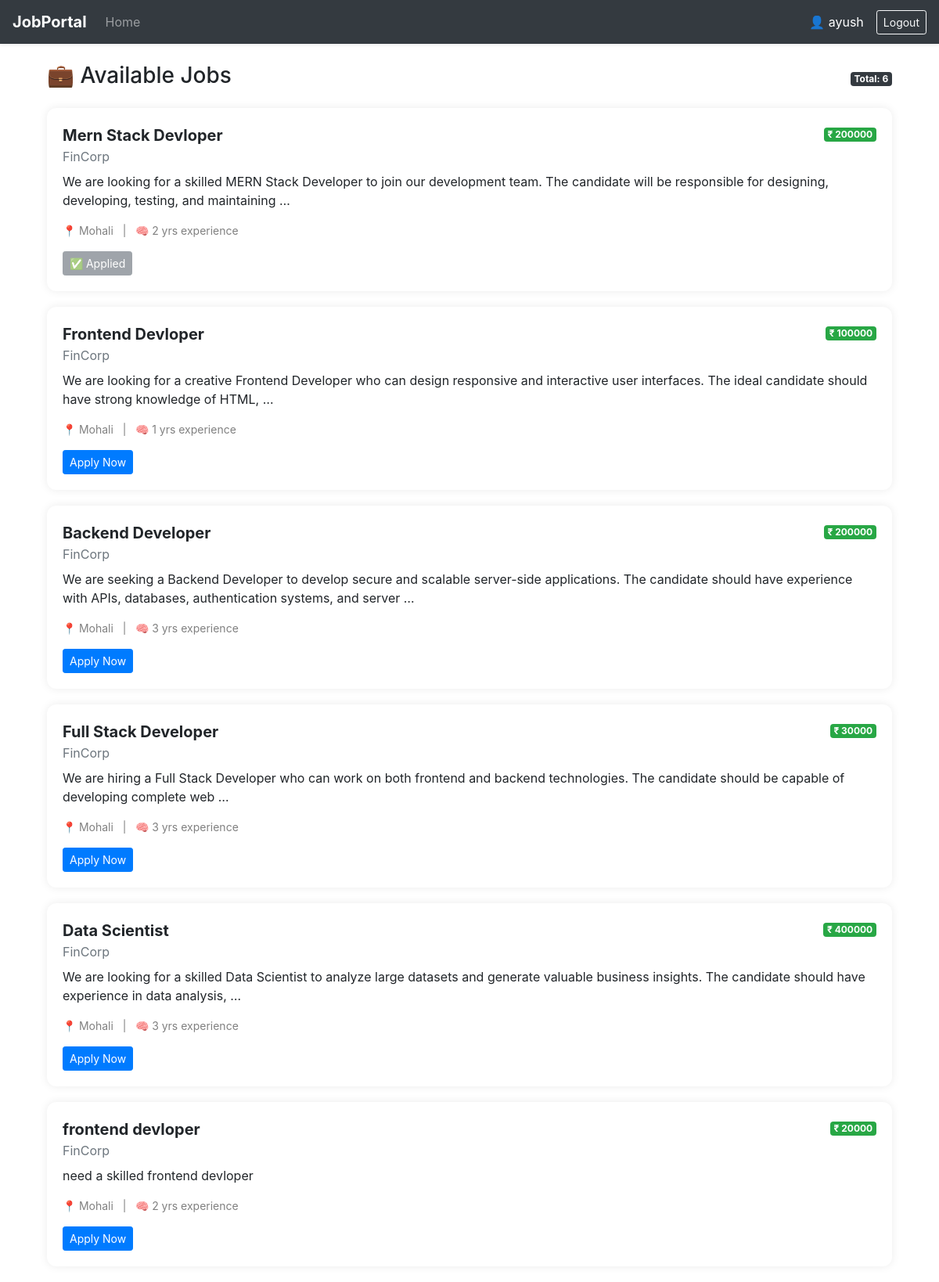
The page /jobs/ (signed in) on the database its author committed.
### JobPortal/models.py (models this page shows, shortened)
class Job(models.Model):
    company = models.ForeignKey(Company, on_delete=models.CASCADE)
    title = models.CharField(max_length=200)
    description = models.TextField()
    salary = models.IntegerField()
    experience_required = models.IntegerField()
    created_at = models.DateTimeField(auto_now_add=True)

class Company(models.Model):
    user = models.OneToOneField(User, on_delete=models.CASCADE)
    name = models.CharField(max_length=200)
    location = models.CharField(max_length=200, default="Unknown")   # ✅ added default
    description = models.TextField(default="No description")         # ✅ added default

### JobPortal/views.py (the view)
# urls.py: 2. Add a URL to urlpatterns:  path('', views.home, name='home')
def home(request):
    if request.user.is_authenticated:
        profile = Profile.objects.filter(user=request.user).first()
        if profile and profile.role == 'HR':
            applications = Application.objects.filter(
                job__company__user=request.user
            ).select_related('job', 'job__company')
            return render(request, 'hr.html', {'applications': applications})
        jobs = Job.objects.select_related('company').all()
        applied_jobs = Application.objects.filter(user=request.user)\
                                        .values_list('job_id', flat=True)
        return render(request, 'Jobseeker.html', {
            'jobs': jobs,
            'applied_jobs': applied_jobs
        })
    jobs = Job.objects.select_related('company').all()
    return render(request, 'Jobseeker.html', {
        'jobs': jobs,
        'applied_jobs': []
    })

### JobPortal/templates/Jobseeker.html (shortened to what this page needs)
{% extends 'main.html' %}
{% load static %}
{% block content %}
<div class="container mt-4">
    <div class="d-flex justify-content-between align-items-center mb-3">
        <h3>💼 Available Jobs</h3>
        <span class="badge badge-dark">
            Total: {{ jobs|length }}
        </span>
    </div>
    {% if jobs %}
        {% for j in jobs %}
        <div class="job-card">
            <div class="d-flex justify-content-between">
                <div>
                    <div class="job-title">{{ j.title }}</div>
                    <div class="text-muted">{{ j.company.name }}</div>
                </div>
                <div>
                    <span class="badge badge-success">₹ {{ j.salary }}</span>
                </div>
            </div>
            <p class="mt-2">
                {{ j.description|truncatewords:25 }}
            </p>
            <div class="job-meta mb-3">
                📍 {{ j.company.location }} &nbsp; | &nbsp;
                🧠 {{ j.experience_required }} yrs experience
            </div>
            {% if user.is_authenticated %}
                {% if j.id in applied_jobs %}
                    <button class="btn btn-secondary btn-sm" disabled>
                        ✅ Applied
                    </button>
                {% else %}
                    <a href="{% url 'apply' j.id %}" class="btn btn-primary btn-sm">
                        Apply Now
                    </a>
                {% endif %}
            {% else %}
                <a href="{% url 'login' %}" class="btn btn-warning btn-sm">
                    Login to Apply
                </a>
            {% endif %}
        </div>
        {% endfor %}
    {% else %}
        <div class="alert alert-info text-center">
            No jobs available right now.
        </div>
    {% endif %}
</div>
{% endblock %}

### JobPortal/templates/navbar.html (shortened to what this page needs)
{% load static %}
<nav class="navbar navbar-expand-lg navbar-dark bg-dark shadow-sm">
    <a class="navbar-brand font-weight-bold" href="{% url 'landing' %}">
        JobPortal
    </a>
    <div class="collapse navbar-collapse" id="navbarContent">
        <ul class="navbar-nav mr-auto">
            <li class="nav-item">
                <a class="nav-link" href="{% url 'landing' %}">Home</a>
            </li>
        </ul>
        <ul class="navbar-nav ml-auto align-items-center">
            {% if request.user.is_authenticated %}
                <li class="nav-item mr-3">
                    <span class="text-white">
                        👤 {{ request.user.username }}
                    </span>
                </li>
                <li class="nav-item">
                    <a class="btn btn-outline-light btn-sm" href="{% url 'logout' %}">
                        Logout
                    </a>
                </li>
            {% endif %}
        </ul>
    </div>
</nav>

### JobPortal/templates/Jobseeker.html (style rules this page uses)
.job-card { border-radius: 12px; padding: 20px; margin-bottom: 20px; box-shadow: 0 0 12px rgba(0,0,0,0.08); background: #fff; transition: 0.2s; }
.job-title { font-size: 20px; font-weight: bold; }
.job-meta { font-size: 14px; color: gray; }

### rows shown on the page
Job: title "Mern Stack Devloper", company.name "FinCorp", salary "200000", description "We are looking for a skilled MERN Stack Developer to join our development team. The candidate will be responsible for designing, developing, testing, and maintaining …", company.location "Mohali", experience_required "2", shows "✅ Applied"
Job: title "Frontend Devloper", company.name "FinCorp", salary "100000", description "We are looking for a creative Frontend Developer who can design responsive and interactive user interfaces. The ideal candidate should have strong knowledge of HTML, …", company.location "Mohali", experience_required "1", shows "Apply Now"
Job: title "Backend Developer", company.name "FinCorp", salary "200000", description "We are seeking a Backend Developer to develop secure and scalable server-side applications. The candidate should have experience with APIs, databases, authentication systems, and server …", company.location "Mohali", experience_required "3", shows "Apply Now"
Job: title "Full Stack Developer", company.name "FinCorp", salary "30000", description "We are hiring a Full Stack Developer who can work on both frontend and backend technologies. The candidate should be capable of developing complete web …", company.location "Mohali", experience_required "3", shows "Apply Now"
Job: title "Data Scientist", company.name "FinCorp", salary "400000", description "We are looking for a skilled Data Scientist to analyze large datasets and generate valuable business insights. The candidate should have experience in data analysis, …", company.location "Mohali", experience_required "3", shows "Apply Now"
Job: title "frontend devloper", company.name "FinCorp", salary "20000", description "need a skilled frontend devloper", company.location "Mohali", experience_required "2", shows "Apply Now"

### other values the page prints
{{ request.user.username }} "ayush"
{{ jobs|length }} "6"
